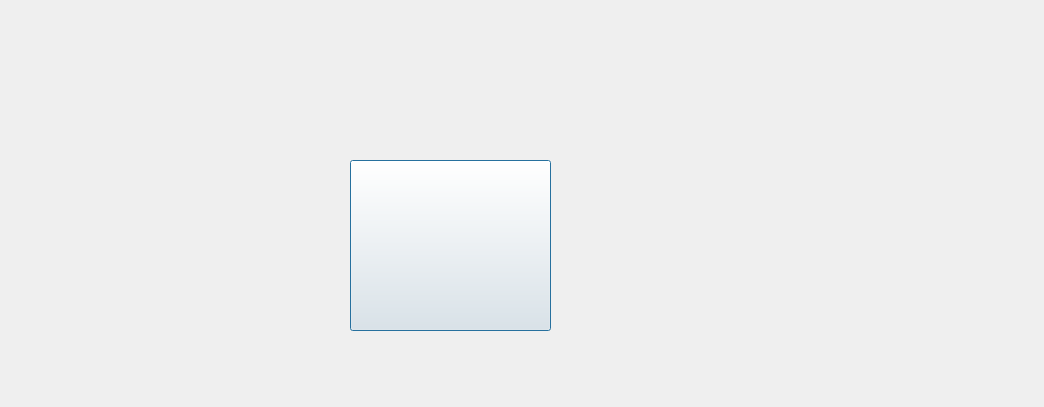
<?xml version="1.0" encoding="UTF-8"?>
<ui version="4.0">
 <class>sample</class>
 <widget class="QDialog" name="sample">
  <property name="geometry">
   <rect>
    <x>0</x>
    <y>0</y>
    <width>1044</width>
    <height>407</height>
   </rect>
  </property>
  <property name="windowTitle">
   <string>Dialog</string>
  </property>
  <widget class="QPushButton" name="pushButton">
   <property name="geometry">
    <rect>
     <x>350</x>
     <y>160</y>
     <width>201</width>
     <height>171</height>
    </rect>
   </property>
   <property name="text">
    <string/>
   </property>
   <property name="icon">
    <iconset>
     <normaloff>../../../../Documents/emergency.png</normaloff>../../../../Documents/emergency.png</iconset>
   </property>
   <property name="iconSize">
    <size>
     <width>150</width>
     <height>150</height>
    </size>
   </property>
  </widget>
 </widget>
 <resources/>
 <connections/>
</ui>
